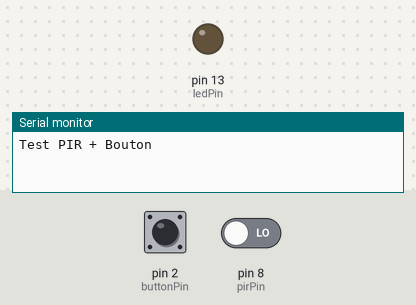
The sketch below on a simulated Arduino Uno, built with avr-gcc and run on an emulated ATmega328P. On the bench: output pins drawn as LEDs (lit = HIGH), the last lines printed to the serial monitor. Dashed ring = blinking. The test bench sets the inputs (shaded band); at power-on: pin 2 (buttonPin) HIGH, pin 8 (pirPin) LOW.

Above: at 1.2 s.
1.3 s: pin 2 (buttonPin) pulled LOW for 0.15 s
3.1 s: pin 8 (pirPin) driven HIGH
At 4.3 s:
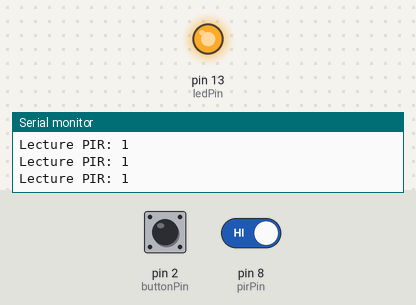
4.6 s: pin 2 (buttonPin) pulled LOW for 1 s
At 5.35 s:
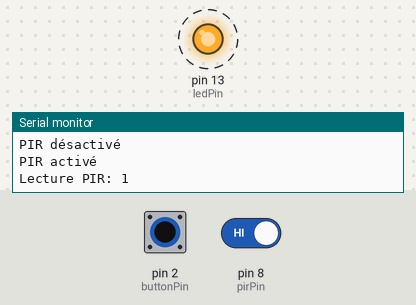
7.1 s: pin 2 (buttonPin) pulled LOW for 3.2 s
At 11.5 s:
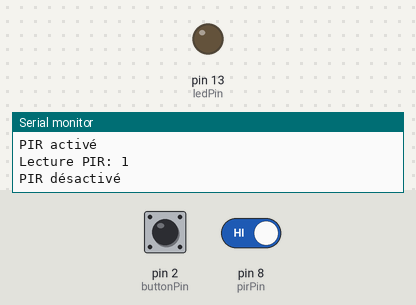
11.8 s: pin 2 (buttonPin) pulsed LOW 5 times (0.12 s each, 0.3 s apart)
At 13.7 s:
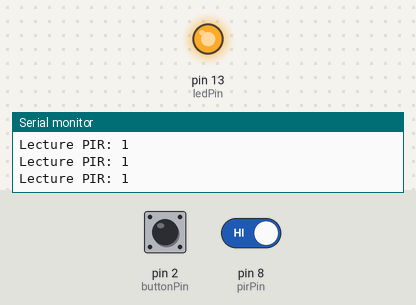
16.3 s: pin 8 (pirPin) driven LOW
At 16.8 s:
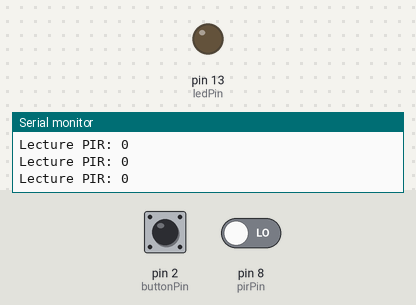
Timing chart, 0 to 19.3 s (numbered marks = the images above; inputs shaded):
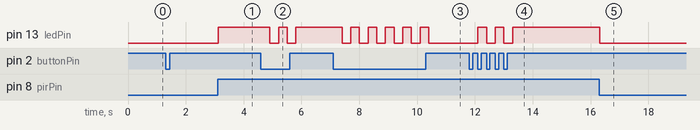

Measured:
- after the input at 3.1 s, pin 13 (ledPin): LOW → HIGH at once
- after the input at 4.6 s, pin 13 (ledPin): alternates HIGH for 0.30 s and LOW for 0.30 s, 4 changes in all, then stays HIGH, starting after 0.31 s
- after the input at 7.1 s, pin 13 (ledPin): alternates HIGH for 0.30 s and LOW for 0.30 s, 11 changes in all, then stays LOW, starting after 0.30 s
- after the input at 11.8 s, pin 13 (ledPin): alternates HIGH for 0.30 s and LOW for 0.30 s, 5 changes in all, then stays HIGH, starting after 0.30 s
- after the input at 16.3 s, pin 13 (ledPin): HIGH → LOW at once

The sketch:

bipPIR.ino
```cpp
int ledPin = 13;
int pirPin = 8;
int buttonPin = 2;

bool pirEnabled = false;

void setup() {
  pinMode(ledPin, OUTPUT);
  pinMode(pirPin, INPUT);
  pinMode(buttonPin, INPUT_PULLUP);

  Serial.begin(9600);
  Serial.println("Test PIR + Bouton");
}

void loop() {
  if (digitalRead(buttonPin) == LOW) {
    pirEnabled = !pirEnabled;
    delay(300);
    Serial.println(pirEnabled ? "PIR activé" : "PIR désactivé");
    digitalWrite(ledPin, LOW);
  }

  if (pirEnabled) {
    int val = digitalRead(pirPin);
    Serial.print("Lecture PIR: ");
    Serial.println(val);

    if (val == HIGH) {
      digitalWrite(ledPin, HIGH);
    } else {
      digitalWrite(ledPin, LOW);
    }
  }
}
```
